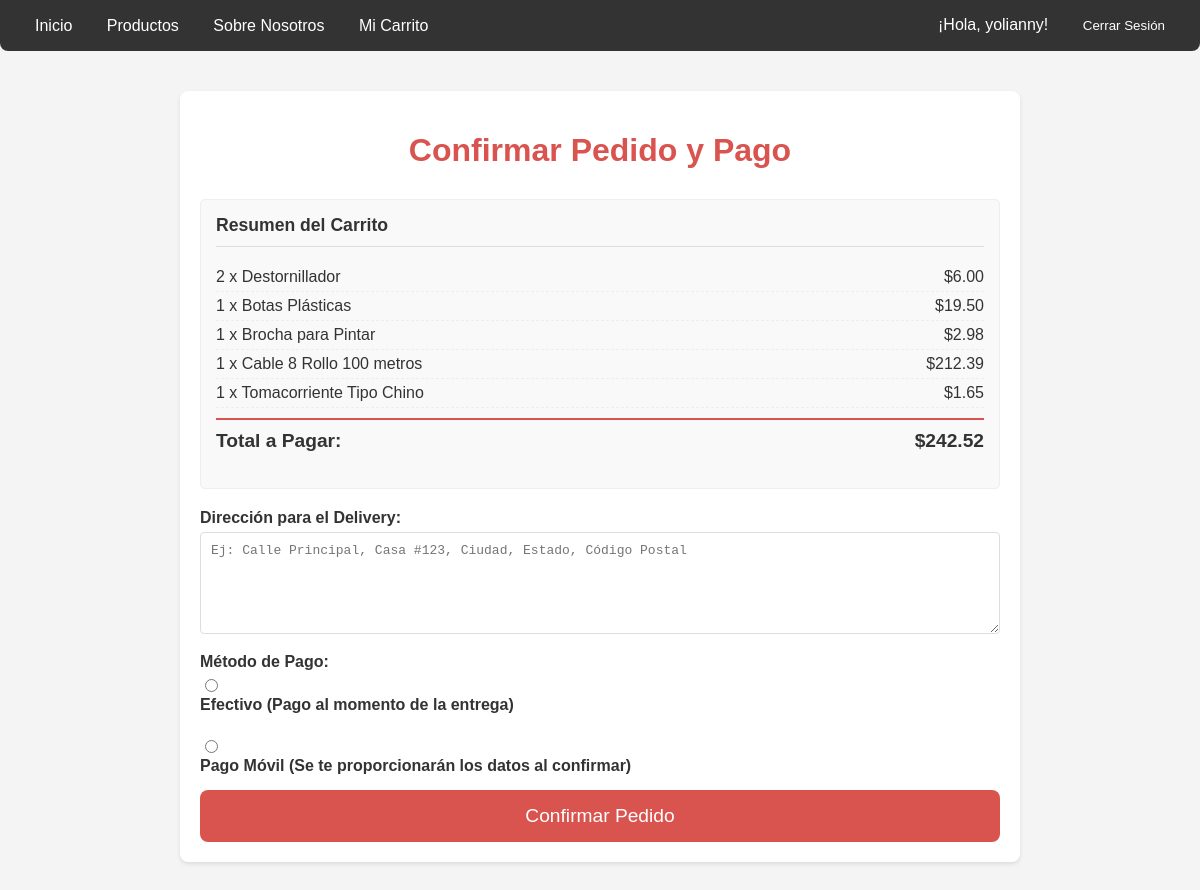
The page /checkout/ (signed in) on the database its author committed.
### productos/models.py (models this page shows, shortened)
class CartItem(models.Model):
    cart = models.ForeignKey(Cart, on_delete=models.CASCADE, related_name='items')
    producto = models.ForeignKey(Producto, on_delete=models.CASCADE)
    quantity = models.PositiveIntegerField(default=1)
    class Meta:
        verbose_name = "Ítem del Carrito"
        verbose_name_plural = "Ítems del Carrito"
        unique_together = ('cart', 'producto') # Un producto solo puede estar una vez en el mismo carrito
    @property
    def total_price(self):
        return self.quantity * self.producto.precio

class Producto(models.Model):
    nombre = models.CharField(max_length=150, unique=True, verbose_name="Nombre del Producto")
    descripcion = models.TextField(blank=True, null=True, verbose_name="Descripción detallada")
    precio = models.DecimalField(max_digits=10, decimal_places=2, verbose_name="Precio Unitario")
    stock = models.IntegerField(default=0, verbose_name="Cantidad en Stock")
    imagen = models.ImageField(upload_to='productos/', blank=True, null=True, verbose_name="Imagen del Producto") # <<-- ¡Añade esta línea!
    codigo_sku = models.CharField(max_length=50, unique=True, blank=True, null=True, verbose_name="Código SKU")
    categoria = models.CharField(max_length=100, blank=True, null=True, verbose_name="Categoría")
    fecha_creacion = models.DateTimeField(auto_now_add=True, verbose_name="Fecha de Creación")
    ultima_actualizacion = models.DateTimeField(auto_now=True, verbose_name="Última Actualización")
    activo = models.BooleanField(default=True, verbose_name="Producto Activo")
    class Meta:
        verbose_name = "Producto de Ferretería"
        verbose_name_plural = "Productos de Ferretería"
        ordering = ['nombre'] # Ordenar productos por nombre por defecto

### productos/views.py (the view)
# urls.py: path('checkout/', checkout, name='checkout'),
@login_required # Opcional: Requiere que el usuario esté logueado para acceder al checkout
def checkout(request):
    cart = get_or_create_cart(request)
    cart_items = cart.items.all()
    total_general = sum(item.total_price for item in cart_items)
    if not cart_items:
        messages.warning(request, "Tu carrito está vacío. Añade productos antes de proceder al pago.")
        return redirect('cart_detail') # Redirigir si el carrito está vacío
    context = {
        'cart': cart,
        'cart_items': cart_items,
        'total_general': total_general,
    }
    return render(request, 'productos/checkout.html', context)

### productos/views.py (called while the page is built, shortened)
def get_or_create_cart(request):
    if request.user.is_authenticated:
        cart, created = Cart.objects.get_or_create(user=request.user)
    return cart

### productos/templates/productos/checkout.html (shortened to what this page needs)
<!DOCTYPE html>
<html lang="es">
<head>
</head>
<body>
    <div class="navbar">
        <div>
            <a href="{% url 'home' %}">Inicio</a>
            <a href="{% url 'productos_list' %}">Productos</a>
            <a href="{% url 'about_us' %}">Sobre Nosotros</a>
            <a href="{% url 'cart_detail' %}">Mi Carrito</a>
        </div>
        <div>
            {% if user.is_authenticated %}
                <span class="welcome-message">¡Hola, {{ user.username }}!</span>
                <form action="{% url 'logout' %}" method="post" style="display:inline;">
                    <button type="submit" style="background: none; border: none; color: white; cursor: pointer; padding: 8px 15px; border-radius: 5px; transition: background-color 0.3s ease;">
                        Cerrar Sesión
                    </button>
                </form>
            {% else %}
                <a href="{% url 'login' %}">Iniciar Sesión</a>
                <a href="{% url 'register' %}">Registrarse</a>
            {% endif %}
        </div>
    </div>
    <div class="container">
        <h1>Confirmar Pedido y Pago</h1>
        <div class="checkout-summary">
            <h2>Resumen del Carrito</h2>
            <ul>
                {% for item in cart_items %}
                    <li>
                        <span>{{ item.quantity }} x {{ item.producto.nombre }}</span>
                        <span>${{ item.total_price }}</span>
                    </li>
                {% endfor %}
                <li class="total">
                    <span>Total a Pagar:</span>
                    <span>${{ total_general }}</span>
                </li>
            </ul>
        </div>
        <div class="checkout-form">
            <form method="post">
                <label for="address">Dirección para el Delivery:</label>
                <textarea id="address" name="address" rows="4" placeholder="Ej: Calle Principal, Casa #123, Ciudad, Estado, Código Postal" required></textarea>
                <label>Método de Pago:</label>
                <div class="radio-group">
                    <input type="radio" id="cash" name="payment_method" value="Efectivo" required>
                    <label for="cash">Efectivo (Pago al momento de la entrega)</label><br>
                    <input type="radio" id="pago_movil" name="payment_method" value="Pago Móvil" required>
                    <label for="pago_movil">Pago Móvil (Se te proporcionarán los datos al confirmar)</label>
                </div>
                <button type="submit">Confirmar Pedido</button>
            </form>
        </div>
    </div>
</body>
</html>

### productos/templates/productos/checkout.html (style rules this page uses)
body { font-family: Arial, sans-serif; margin: 0; background-color: #f4f4f4; color: #333; }
.navbar { background-color: #333; padding: 10px 20px; display: flex; justify-content: space-between; align-items: center; margin-bottom: 20px; border-radius: 0 0 8px 8px; }
.navbar a { color: white; text-decoration: none; padding: 8px 15px; border-radius: 5px; transition: background-color 0.3s ease; }
.navbar .welcome-message { color: white; margin-right: 15px; }
.container { max-width: 800px; margin: 40px auto; padding: 20px; background-color: #fff; border-radius: 8px; box-shadow: 0 2px 4px rgba(0,0,0,0.1); }
h1 { color: #d9534f; text-align: center; margin-bottom: 30px; }
.checkout-summary { border: 1px solid #eee; padding: 15px; margin-bottom: 20px; border-radius: 5px; background-color: #f9f9f9; }
.checkout-summary h2 { margin-top: 0; color: #333; font-size: 1.1em; border-bottom: 1px solid #ddd; padding-bottom: 10px; margin-bottom: 15px; }
.checkout-summary ul { list-style: none; padding: 0; }
.checkout-summary li { display: flex; justify-content: space-between; padding: 5px 0; border-bottom: 1px dashed #eee; }
.checkout-summary li:last-child { border-bottom: none; }
.checkout-summary .total { font-weight: bold; font-size: 1.2em; margin-top: 10px; padding-top: 10px; border-top: 2px solid #d9534f; }
.checkout-form label { display: block; margin-bottom: 5px; font-weight: bold; }
.checkout-form input[type="text"], .checkout-form textarea { width: calc(100% - 22px); padding: 10px; margin-bottom: 15px; border: 1px solid #ddd; border-radius: 4px; font-size: 1em; }
.checkout-form textarea { resize: vertical; min-height: 80px; }
.checkout-form input[type="radio"] { margin-right: 5px; }
.checkout-form .radio-group { margin-bottom: 15px; }
.checkout-form button { display: block; width: 100%; padding: 15px; background-color: #d9534f; color: white; border: none; border-radius: 8px; font-size: 1.2em; cursor: pointer; transition: background-color 0.3s ease; }

### rows shown on the page
CartItem: quantity "2", producto.nombre "Destornillador", total_price "6.00"
CartItem: quantity "1", producto.nombre "Botas Plásticas", total_price "19.50"
CartItem: quantity "1", producto.nombre "Brocha para Pintar", total_price "2.98"
CartItem: quantity "1", producto.nombre "Cable 8 Rollo 100 metros", total_price "212.39"
CartItem: quantity "1", producto.nombre "Tomacorriente Tipo Chino", total_price "1.65"

### other values the page prints
{{ user.username }} "yolianny"
{{ total_general }} "242.52"
